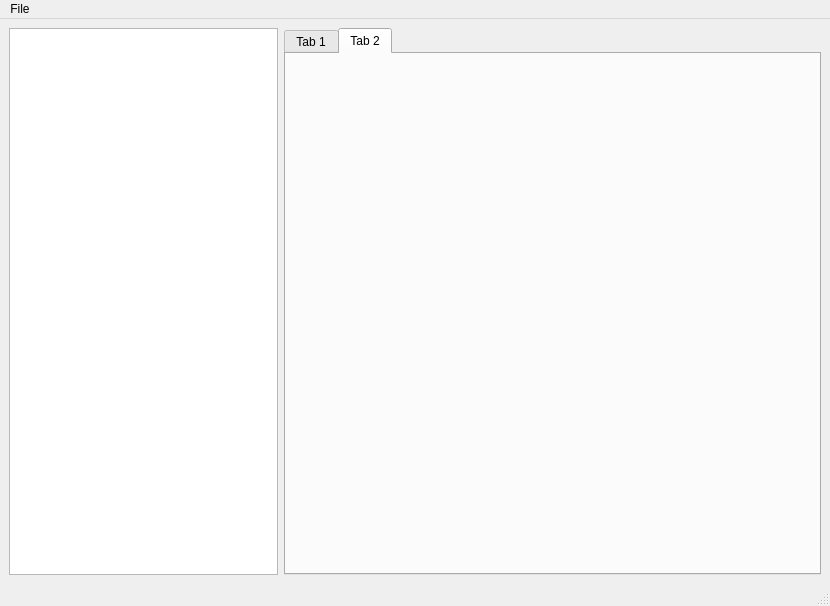
<?xml version="1.0" encoding="UTF-8"?>
<ui version="4.0">
 <class>MainWindow</class>
 <widget class="QMainWindow" name="MainWindow">
  <property name="geometry">
   <rect>
    <x>0</x>
    <y>0</y>
    <width>830</width>
    <height>606</height>
   </rect>
  </property>
  <property name="windowTitle">
   <string>MainWindow</string>
  </property>
  <widget class="QWidget" name="centralwidget">
   <layout class="QHBoxLayout" name="horizontalLayout" stretch="10,20">
    <item>
     <widget class="QTreeView" name="treeView"/>
    </item>
    <item>
     <widget class="QTabWidget" name="tabWidget">
      <property name="currentIndex">
       <number>1</number>
      </property>
      <widget class="QWidget" name="tab">
       <attribute name="title">
        <string>Tab 1</string>
       </attribute>
       <layout class="QHBoxLayout" name="horizontalLayout_2">
        <item>
         <widget class="QTableWidget" name="tableWidget"/>
        </item>
       </layout>
      </widget>
      <widget class="QWidget" name="tab_2">
       <attribute name="title">
        <string>Tab 2</string>
       </attribute>
       <layout class="QHBoxLayout" name="horizontalLayout_3">
        <item>
         <widget class="MplWidget" name="Mplwidget" native="true"/>
        </item>
       </layout>
      </widget>
     </widget>
    </item>
   </layout>
  </widget>
  <widget class="QMenuBar" name="menubar">
   <property name="geometry">
    <rect>
     <x>0</x>
     <y>0</y>
     <width>830</width>
     <height>21</height>
    </rect>
   </property>
   <widget class="QMenu" name="menuFile">
    <property name="title">
     <string>File</string>
    </property>
    <addaction name="actionRead_dfspl"/>
   </widget>
   <addaction name="menuFile"/>
  </widget>
  <widget class="QStatusBar" name="statusbar"/>
  <action name="actionRead_dfspl">
   <property name="text">
    <string>Read .dfspl</string>
   </property>
  </action>
 </widget>
 <customwidgets>
  <customwidget>
   <class>MplWidget</class>
   <extends>QWidget</extends>
   <header>mplwidget.h</header>
   <container>1</container>
  </customwidget>
 </customwidgets>
 <resources/>
 <connections/>
</ui>
